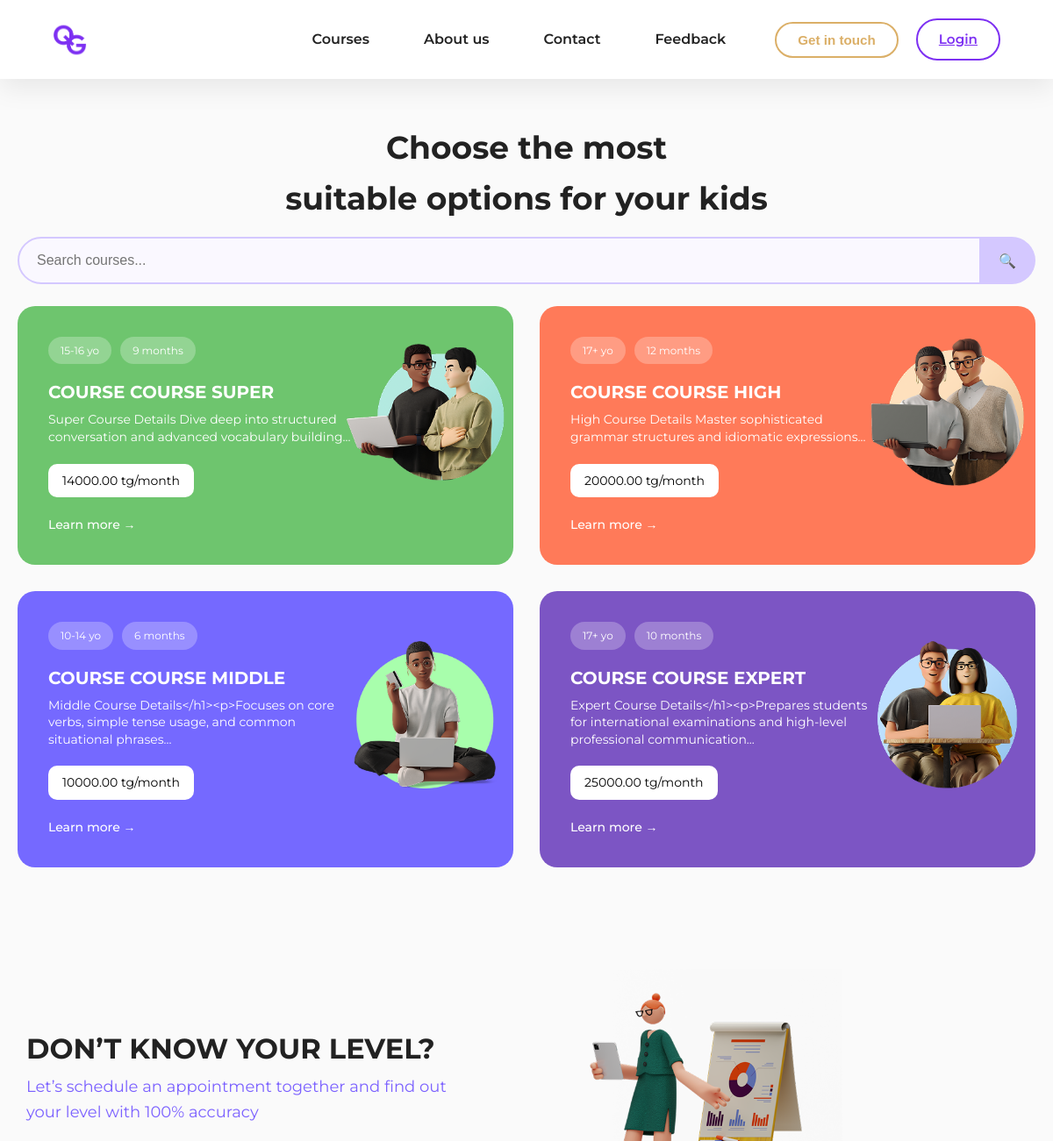
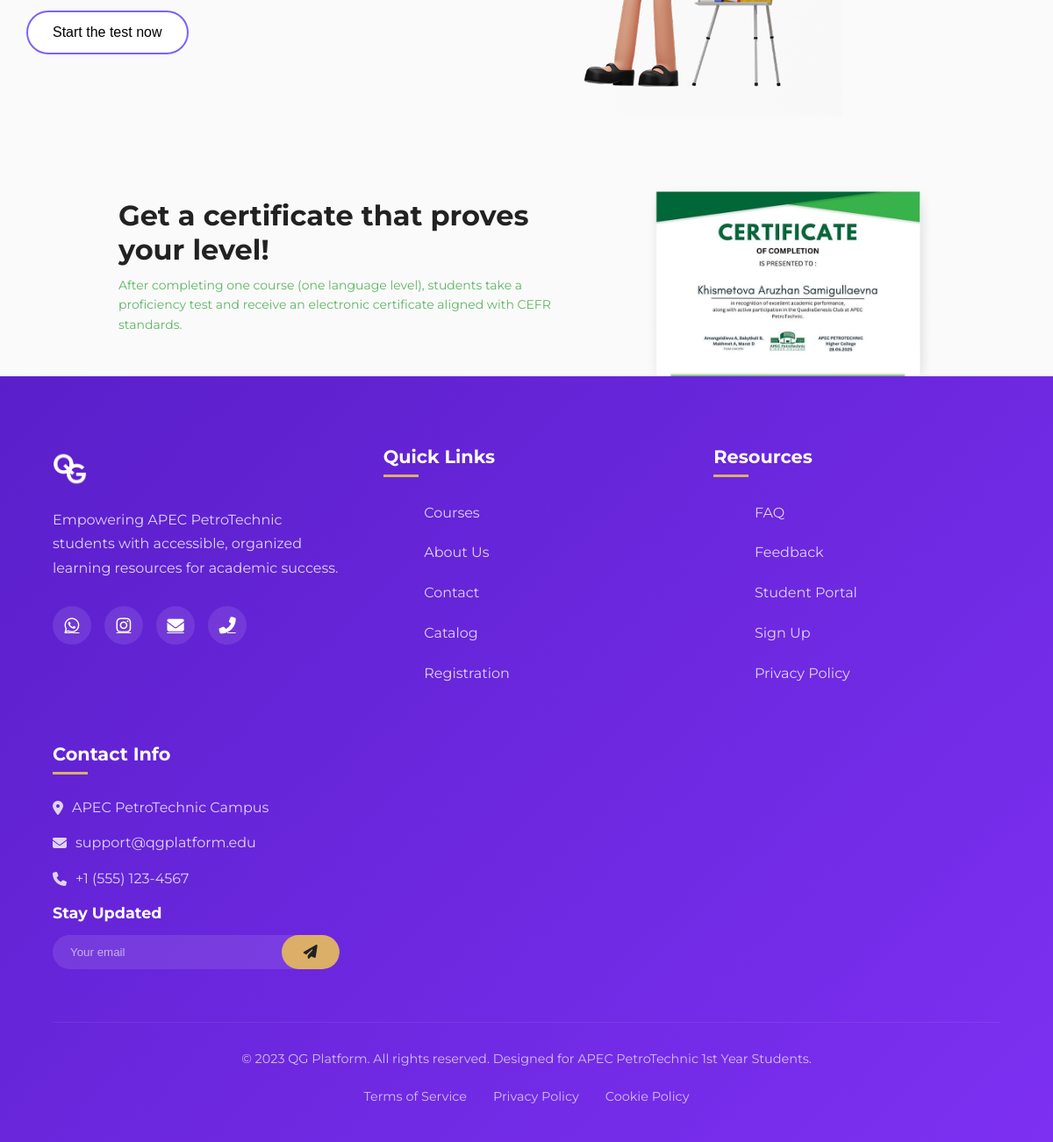
Page /catalog/ on the committed database (2 pictures, top to bottom).
### english/models.py (models this page shows, shortened)
class Lesson(models.Model):
    title = models.CharField(max_length=200, unique=True)
    slug = models.SlugField(unique=True, null=True, blank=True)
    description = models.TextField()
    price = models.DecimalField(max_digits=10, decimal_places=2)
    duration = models.PositiveIntegerField(default=3)
    age_range = models.CharField(max_length=50)
    level = models.CharField(max_length=50)
    content_html = models.TextField(verbose_name="Detailed Course Content")
    materials = models.JSONField(default=list, blank=True)
    ratings = models.JSONField(default=dict, blank=True)

### english/views.py (the view)
# urls.py: path('catalog/', views.catalog, name='catalog'),
def catalog(request):
    search_query = request.GET.get('q', '').strip()
    lessons_queryset = Lesson.objects.all()
    if search_query:
        lessons_queryset = lessons_queryset.filter(
            Q(title__icontains=search_query) |
            Q(description__icontains=search_query)
        )
    enrolled_lessons = []
    if request.user.is_authenticated:
        enrolled_lessons = Lesson.objects.filter(enrollment__user=request.user)
    return render(request, 'english/catalog.html', {
        'lessons': lessons_queryset,
        'search_query': search_query,
        'enrolled_lessons': enrolled_lessons,
    })

### english/templates/english/catalog.html (shortened to what this page needs)
{% extends 'english/base.html' %}
{% load static %}
{% block css %}
<link rel="stylesheet" href="{% static 'catalog.css' %}">
{% endblock %}
{% block content %}
<div class="container" style="padding-top: 50px;">
    <div class="title">
        Choose the most<br> suitable options for your kids
    </div>
    <div class="catalog-search-wrapper">
        <form method="get" action="{% url 'english:catalog' %}" class="catalog-search">
            <input
                type="text"
                name="q"
                placeholder="Search courses..."
                value="{{ search_query }}"
                class="catalog-search-input"
            >
            <button type="submit" class="catalog-search-btn">🔍</button>
        </form>
    </div>
    <div class="grid">
        {% if lessons %}
            {% for lesson in lessons %}
                <div class="card {{ lesson.slug }}">
                    <div class="tag-box">
                        <div class="tag">{{ lesson.age_range }}</div>
                        <div class="tag">{{ lesson.duration }} months</div>
                    </div>
                    <h3>COURSE {{ lesson.title|upper }}</h3>
                    <p>{{ lesson.content_html|truncatechars:150 }}</p>
                    <div class="price">
                        {{ lesson.price }} tg/month
                    </div>
                    <div class="learn">
                        <a href="{% url 'english:lesson_detail' lesson.slug %}">
                            Learn more →
                        </a>
                    </div>
                    <img
                        src="{% static 'images/catalog' %}{{ forloop.counter }}.png"
                        alt="Course Image"
                    >
                </div>
            {% endfor %}
        {% else %}
            <p>No courses are currently available or match your search criteria.</p>
        {% endif %}
    </div>
</div>
<div class="level-check">
    <div class="level-text">
        <h2>DON’T KNOW YOUR LEVEL?</h2>
        <p>
            Let’s schedule an appointment together and find out your level
            with 100% accuracy
        </p>
        <a href="#">
            <button>Start the test now</button>
        </a>
    </div>
    <div class="illustration">
        <img src="{% static 'images/catalog5.png' %}" alt="Level Test Illustration">
    </div>
</div>
<div class="certificate">
    <div class="certificate-text">
        <h2>Get a certificate that proves your level!</h2>
        <p>
            After completing one course (one language level), students take a
            proficiency test and receive an electronic certificate aligned
            with CEFR standards.
        </p>
    </div>
    <div class="illustration-certificate">
        <img src="{% static 'images/catalog6.png' %}" alt="Certificate Illustration">
    </div>
</div>
{% endblock %}

### english/templates/english/base.html (shortened to what this page needs)
{% load static %}
<html lang="en">
<head>
     <link rel="stylesheet" href="https://cdnjs.cloudflare.com/ajax/libs/font-awesome/6.4.0/css/all.min.css">
    <link rel="stylesheet" href="{% static 'style.css' %}">
    {%block css%}{%endblock%}
</head>
<body>
   <header class="navbar">
    <a href="{% url 'english:index' %}" class="logo-link">
        <div class="logo">
          <img src="{% static 'images/logo.png' %}" alt="QG logo" class="logo-img">
        </div>
      </a>
    <nav class="main-nav" id="mainNav">
      <ul class="nav-list">
        <li><a href="{% url 'english:catalog' %}" class="nav-link">Courses</a></li>
        <li><a href="{% url 'english:about' %}" class="nav-link">About us</a></li>
        <li><a href="#footer" class="nav-link">Contact</a></li>
        <li><a href="{% url 'english:feedback' %}" class="nav-link">Feedback</a></li>
      </ul>
      <div class="nav-right">
        <button class="btn-outline btn-contact">Get in touch</button>
        {% if user.is_authenticated %}
        <div class="user-dropdown">
          <div class="user-toggle" id="userToggle">
            <img
            class="user-avatar"
            src="{% if user.userprofile.avatar %}{{ user.userprofile.avatar.url }}{% else %}{% static 'images/User.png' %}{% endif %}"
            alt="user">
            <span class="user-name">{{ user.username }}</span>
            <i class="fas fa-chevron-down"></i>
          </div>
          <div class="dropdown-menu" id="dropdownMenu">
            <a href="{% url 'users:profile' %}" class="dropdown-item">
              <i class="fas fa-user-circle"></i> My Profile
            </a>
            <a href="{% url 'english:courses' %}" class="dropdown-item">
              <i class="fas fa-bookmark"></i> My Courses
            </a>
            <a href="#" class="dropdown-item">
              <i class="fas fa-cog"></i> Settings
            </a>
            <hr class="dropdown-divider">
            <a href="{% url 'users:logout' %}" class="dropdown-item logout"><i class="fas fa-sign-out-alt"></i> Logout</a>
          </div>
        </div>
        {% else %}
        <a href="{% url 'users:login' %}" class="btn-outline">Login</a>
        {% endif %}
    </nav>
  </header>
  {% block content %}{% endblock %}
  <footer class="footer" id="footer">
    <div class="footer-content">
      <div class="footer-section">
        <div class="footer-logo">
          <img src="{% static 'images/white logo.png' %}" alt="QG logo" class="footer-logo-img">
        </div>
        <p class="footer-description">Empowering APEC PetroTechnic students with accessible, organized learning resources for academic success.</p>
        <div class="social-links">
          <a href="#" class="social-link" aria-label="WhatsApp">
            <i class="fab fa-whatsapp"></i>
          </a>
          <a href="#" class="social-link" aria-label="Instagram">
            <i class="fab fa-instagram"></i>
          </a>
          <a href="#" class="social-link" aria-label="Email">
            <i class="fas fa-envelope"></i>
          </a>
          <a href="#" class="social-link" aria-label="Phone">
            <i class="fas fa-phone-alt"></i>
          </a>
        </div>
      </div>
      <div class="footer-section">
        <h3>Quick Links</h3>
        <ul class="footer-links">
            <li><a href="{% url 'english:catalog' %}">Courses</a></li>
            <li><a href="{% url 'english:about' %}">About Us</a></li>
            <li><a href="#footer">Contact</a></li>
            <li><a href="{% url 'english:catalog' %}">Catalog</a></li>
            <li><a href="{% url 'users:register' %}">Registration</a></li>
        </ul>
      </div>
      <div class="footer-section">
        <h3>Resources</h3>
        <ul class="footer-links">
            <li><a href="#">FAQ</a></li>
            <li><a href="{% url 'english:feedback' %}">Feedback</a></li>
            <li><a href="{% url 'users:profile' %}">Student Portal</a></li>
            <li><a href="{% url 'users:login' %}">Sign Up</a></li>
            <li><a href="#">Privacy Policy</a></li>
        </ul>
      </div>
      <div class="footer-section">
        <h3>Contact Info</h3>
        <div class="contact-info">
          <p><i class="fas fa-map-marker-alt"></i> APEC PetroTechnic Campus</p>
          <p><i class="fas fa-envelope"></i> support@qgplatform.edu</p>
          <p><i class="fas fa-phone"></i> +1 (555) 123-4567</p>
        </div>
        <div class="newsletter">
          <h4>Stay Updated</h4>
          <div class="newsletter-form">
            <input type="email" placeholder="Your email">
            <button type="submit"><i class="fas fa-paper-plane"></i></button>
          </div>
        </div>
      </div>
    </div>
    <div class="footer-bottom">
      <p>&copy; 2023 QG Platform. All rights reserved. Designed for APEC PetroTechnic 1st Year Students.</p>
      <div class="footer-bottom-links">
        <a href="#">Terms of Service</a>
        <a href="#">Privacy Policy</a>
        <a href="#">Cookie Policy</a>
      </div>
    </div>
  </footer>

### static/style.css (style rules this page uses)
:root { --primary: #7D30F2; --primary-dark: #5A1FCA; --primary-light: #9D5CFF; --secondary: #DBAF67; --secondary-dark: #C0954A; --accent: #FF6B8B; --dark: #222222; --light: #FFFFFF; --gray: #F5F5F7; --gray-dark: #8A8A9B; --success: #4CAF50; --warning: #FF9800; --danger: #F44336; --shadow: 0 10px 30px rgba(0, 0, 0, 0.08); --shadow-lg: 0 20px 60px rgba(0, 0, 0, 0.12); --radius: 12px; --radius-lg: 20px; --transition: all 0.3s ease; }
* { box-sizing: border-box; margin: 0; padding: 0; }
html { scroll-behavior: smooth; }
body { font-family: "Montserrat", sans-serif; color: var(--dark); background: var(--light); line-height: 1.6; overflow-x: hidden; -webkit-font-smoothing: antialiased; -moz-osx-font-smoothing: grayscale; }
h1, h2, h3, h4 { font-weight: 700; line-height: 1.2; }
h2 { font-size: 2.2rem; }
h3 { font-size: 1.6rem; }
h4 { font-size: 1.2rem; }
p { margin-bottom: 1rem; }
.navbar { display: flex; justify-content: space-between; align-items: center; padding: 20px 5%; background: var(--light); box-shadow: var(--shadow); position: sticky; top: 0; z-index: 1000; transition: var(--transition); }
.logo-link { display: flex; align-items: center; text-decoration: none; }
.logo { display: flex; align-items: center; gap: 12px; }
.logo-img { height: 50px; width: auto; transition: var(--transition); }
.main-nav { display: flex; align-items: center; gap: 40px; }
.nav-list { list-style: none; display: flex; gap: 30px; }
.nav-link { text-decoration: none; color: var(--dark); font-weight: 600; font-size: 1rem; padding: 8px 16px; border-radius: 30px; transition: var(--transition); display: flex; align-items: center; gap: 8px; }
.nav-right { display: flex; align-items: center; gap: 20px; }
.btn-outline { background: transparent; border: 2px solid var(--primary); color: var(--primary); padding: 10px 24px; border-radius: 30px; font-weight: 600; font-size: 0.95rem; cursor: pointer; transition: var(--transition); display: flex; align-items: center; gap: 8px; }
.btn-contact { border-color: var(--secondary); color: var(--secondary); }
.illustration { flex: 1; position: relative; max-width: 45%; }
.footer { background: linear-gradient(135deg, var(--primary-dark) 0%, var(--primary) 100%); color: var(--light); padding: 80px 5% 40px; }
.footer-content { display: grid; grid-template-columns: repeat(auto-fit, minmax(250px, 1fr)); gap: 50px; margin-bottom: 60px; }
.footer-section h3 { font-size: 1.3rem; margin-bottom: 25px; position: relative; padding-bottom: 10px; }
.footer-section h3::after { content: ''; position: absolute; bottom: 0; left: 0; width: 40px; height: 3px; background: var(--secondary); }
.footer-logo { display: flex; align-items: center; gap: 15px; margin-bottom: 20px; }
.footer-logo-img { height: 50px; width: auto; }
.footer-description { opacity: 0.8; margin-bottom: 30px; line-height: 1.7; }
.social-links { display: flex; gap: 15px; }
.social-link { display: inline-flex; align-items: center; justify-content: center; width: 44px; height: 44px; background: rgba(255, 255, 255, 0.1); border-radius: 50%; color: var(--light); font-size: 1.2rem; transition: var(--transition); }
.footer-links { list-style: none; }
.footer-links li { margin-bottom: 15px; }
.footer-links a { color: rgba(255, 255, 255, 0.8); text-decoration: none; transition: var(--transition); display: flex; align-items: center; gap: 10px; }
.footer-links a::before { content: 'вЂє'; font-size: 1.2rem; opacity: 0; transition: var(--transition); }
.contact-info p { display: flex; align-items: center; gap: 10px; margin-bottom: 15px; opacity: 0.8; }
.newsletter h4 { margin-bottom: 15px; font-size: 1.1rem; }
.newsletter-form { display: flex; background: rgba(255, 255, 255, 0.1); border-radius: 30px; overflow: hidden; }
.newsletter-form input { flex: 1; background: transparent; border: none; padding: 12px 20px; color: var(--light); outline: none; }
.newsletter-form input::placeholder { color: rgba(255, 255, 255, 0.6); }
.newsletter-form button { background: var(--secondary); color: var(--dark); border: none; padding: 0 25px; cursor: pointer; transition: var(--transition); font-weight: 600; }
.footer-bottom { text-align: center; padding-top: 30px; border-top: 1px solid rgba(255, 255, 255, 0.1); font-size: 0.9rem; opacity: 0.7; }
.footer-bottom-links { display: flex; justify-content: center; gap: 30px; margin-top: 20px; }
.footer-bottom-links a { color: var(--light); text-decoration: none; transition: var(--transition); }

### rows in the picture
Lesson: age_range "15-16 yo", duration "9", title "COURSE SUPER", content_html "Super Course Details Dive deep into structured conversation and advanced vocabulary building...", price "14000.00", shows a picture
Lesson: age_range "17+ yo", duration "12", title "COURSE HIGH", content_html "High Course Details Master sophisticated grammar structures and idiomatic expressions...", price "20000.00", shows a picture
Lesson: age_range "10-14 yo", duration "6", title "COURSE MIDDLE", content_html "Middle Course Details</h1><p>Focuses on core verbs, simple tense usage, and common situational phrases...", price "10000.00", shows a picture
Lesson: age_range "17+ yo", duration "10", title "COURSE EXPERT", content_html "Expert Course Details</h1><p>Prepares students for international examinations and high-level professional communication...", price "25000.00", shows a picture
